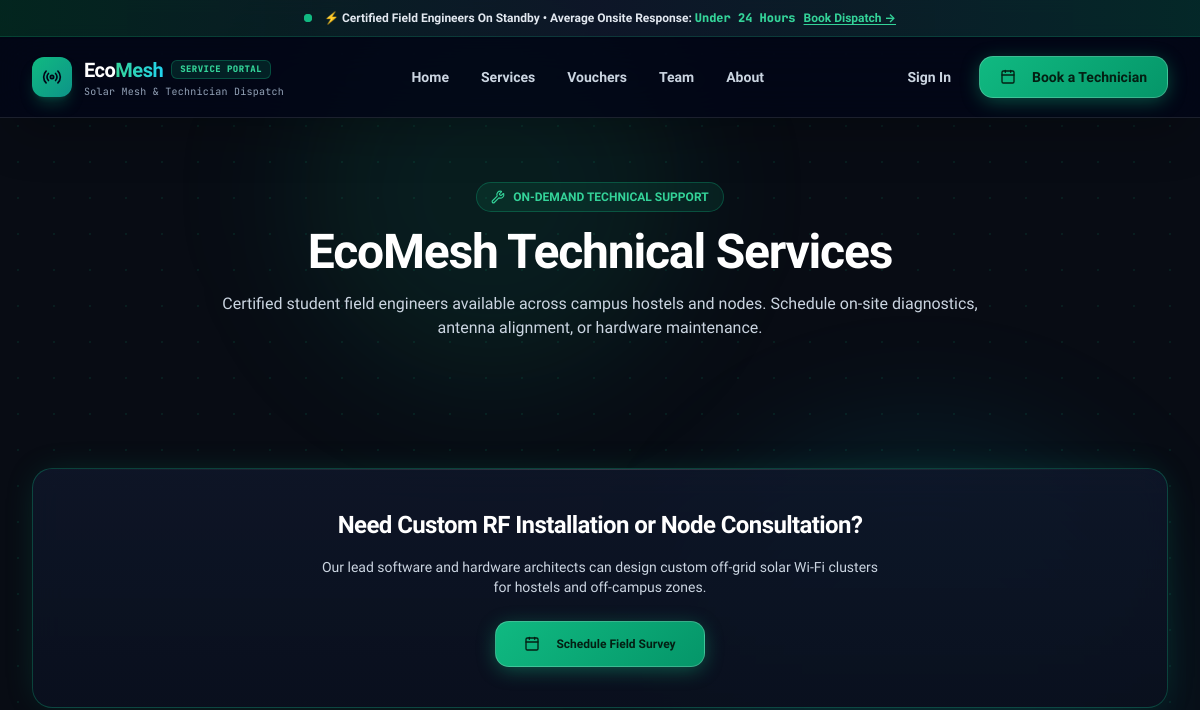
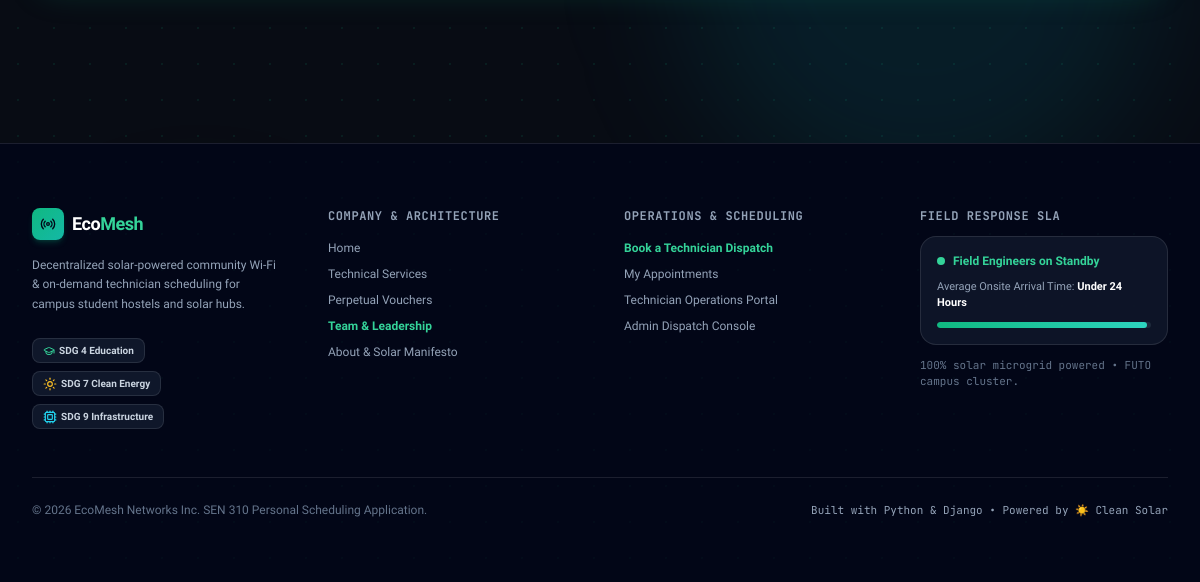
The page /services/ on the database as committed earlier (2 pictures, top to bottom).
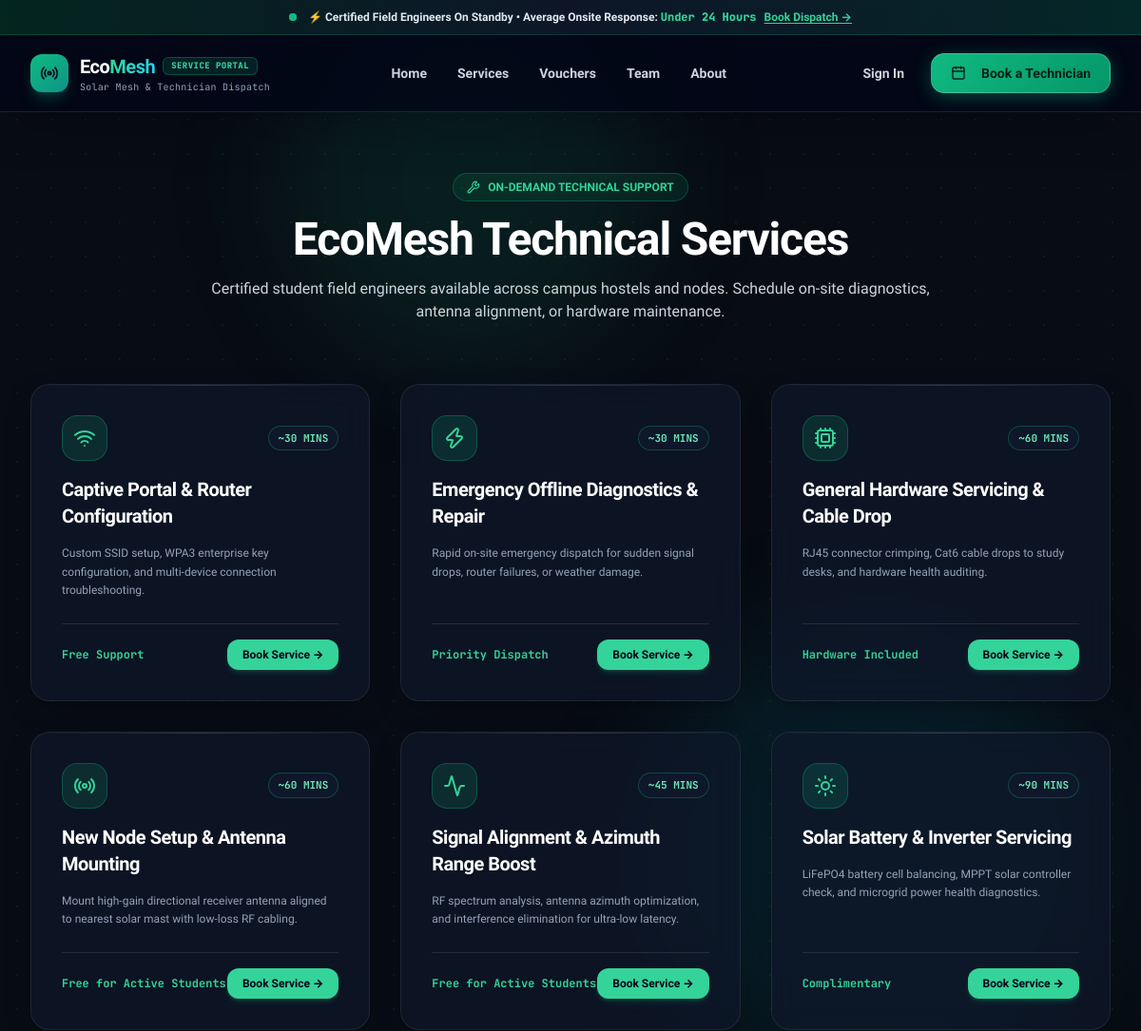
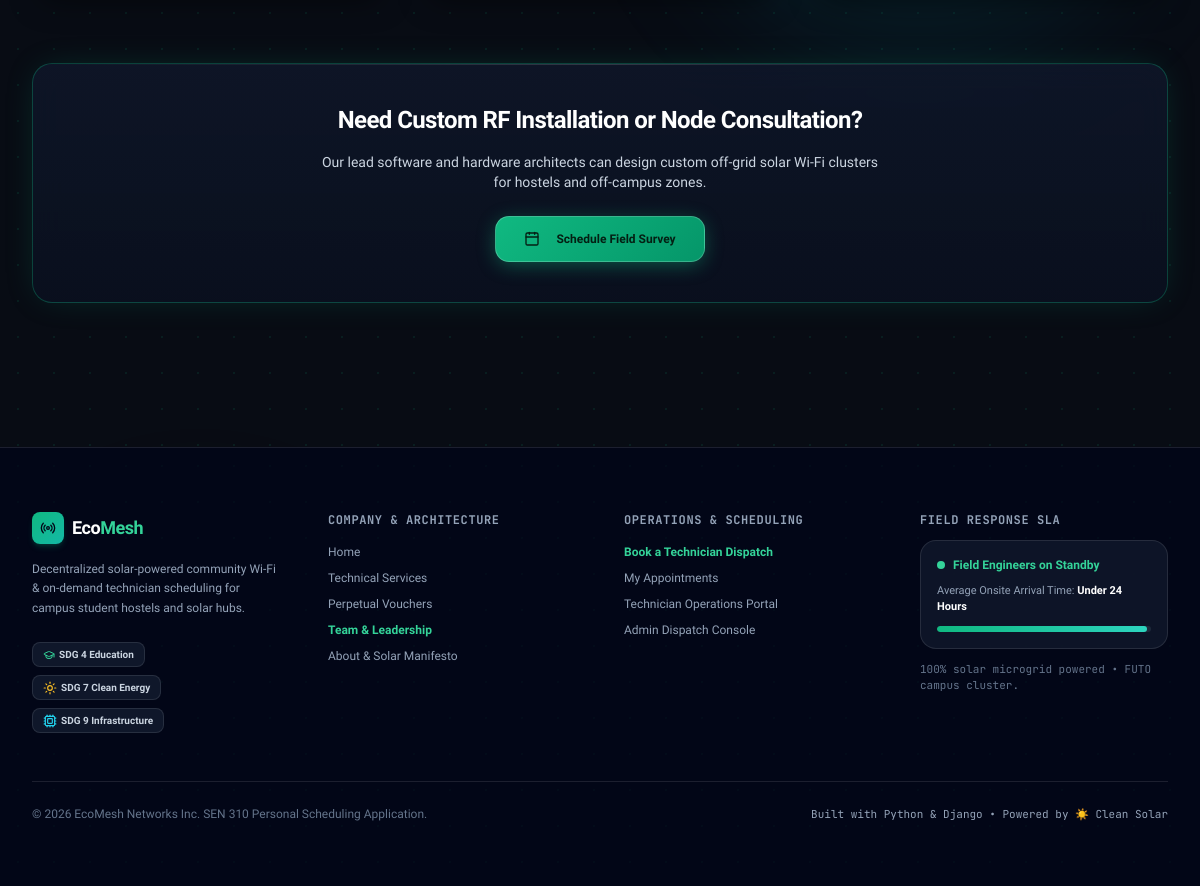
The same page on the database as committed later (2 pictures, top to bottom).
### core/models.py (models this page shows, shortened)
class ServiceType(models.Model):
    name = models.CharField(max_length=120, help_text="Service title (e.g. New Node Setup & Antenna Mounting)")
    code = models.CharField(max_length=30, unique=True, help_text="Unique slug code (e.g. INSTALL, REALIGN)")
    description = models.TextField(help_text="Detailed description of what this service covers")
    estimated_duration_minutes = models.PositiveIntegerField(default=60, help_text="Estimated time in minutes")
    price = models.CharField(max_length=50, default="Free for Campus Students", help_text="Cost or billing terms")
    icon_name = models.CharField(max_length=50, default="wrench", help_text="Lucide icon identifier (wrench, radio, sun, zap, activity, wifi)")
    badge_color = models.CharField(max_length=30, default="emerald", help_text="Tailwind accent color (emerald, teal, cyan, amber, purple)")
    is_active = models.BooleanField(default=True)
    class Meta:
        ordering = ['name']
        verbose_name = "Service Type"
        verbose_name_plural = "Service Types"

### core/views.py (the view)
# urls.py: path('services/', views.services_view, name='services'),
def services_view(request):
    services = ServiceType.objects.filter(is_active=True)
    return render(request, 'services.html', {'services': services})

### templates/services.html (shortened to what this page needs)
{% extends 'base.html' %}
{% block content %}
<div class="max-w-7xl mx-auto px-4 sm:px-6 lg:px-8 py-16 space-y-16">
  <div class="text-center max-w-3xl mx-auto space-y-4" data-aos="fade-up">
    <div class="inline-flex items-center space-x-2 px-3.5 py-1.5 rounded-full bg-emerald-500/10 border border-emerald-500/30 text-xs font-bold text-emerald-400">
      <i data-lucide="wrench" class="w-3.5 h-3.5 text-emerald-400"></i>
      <span>ON-DEMAND TECHNICAL SUPPORT</span>
    </div>
    <h1 class="text-3xl sm:text-5xl font-black text-white tracking-tight">EcoMesh Technical Services</h1>
    <p class="text-slate-300 text-sm sm:text-base leading-relaxed">
      Certified student field engineers available across campus hostels and nodes. Schedule on-site diagnostics, antenna alignment, or hardware maintenance.
    </p>
  </div>
  <div class="grid grid-cols-1 md:grid-cols-2 lg:grid-cols-3 gap-8">
    {% for service in services %}
      <div class="cyber-card cyber-card-hover p-8 flex flex-col justify-between space-y-6" data-aos="fade-up">
        <div class="space-y-4">
          <div class="flex items-center justify-between">
            <div class="w-12 h-12 rounded-2xl bg-emerald-500/15 border border-emerald-500/30 flex items-center justify-center text-emerald-400">
              <i data-lucide="{{ service.icon_name|default:'wrench' }}" class="w-6 h-6"></i>
            </div>
            <span class="px-2.5 py-1 text-[11px] font-bold font-mono rounded-full bg-slate-900 text-emerald-300 border border-emerald-500/30">
              ~{{ service.estimated_duration_minutes }} MINS
            </span>
          </div>
          <h3 class="text-xl font-extrabold text-white">{{ service.name }}</h3>
          <p class="text-xs text-slate-400 leading-relaxed">
            {{ service.description }}
          </p>
        </div>
        <div class="pt-4 border-t border-white/10 flex items-center justify-between">
          <span class="text-xs font-bold text-emerald-400 font-mono">{{ service.price }}</span>
          <a href="{% url 'book_service' %}?service={{ service.code }}" class="px-4 py-2 text-xs font-extrabold text-slate-950 bg-emerald-400 hover:bg-emerald-300 rounded-xl transition shadow-md shadow-emerald-500/20">
            Book Service &rarr;
          </a>
        </div>
      </div>
    {% endfor %}
  </div>
  <div class="cyber-card cyber-card-glow p-10 text-center space-y-4" data-aos="fade-up">
    <h2 class="text-2xl font-black text-white">Need Custom RF Installation or Node Consultation?</h2>
    <p class="text-xs sm:text-sm text-slate-300 max-w-xl mx-auto">
      Our lead software and hardware architects can design custom off-grid solar Wi-Fi clusters for hostels and off-campus zones.
    </p>
    <div class="pt-2">
      <a href="{% url 'book_service' %}" class="btn-primary-glow text-xs font-extrabold px-7 py-3.5 inline-flex items-center space-x-2">
        <i data-lucide="calendar" class="w-4 h-4"></i>
        <span>Schedule Field Survey</span>
      </a>
    </div>
  </div>
</div>
{% endblock %}

### templates/base.html (shortened to what this page needs)
{% load static %}
<!DOCTYPE html>
<html lang="en" class="scroll-smooth dark">
<head>
  <link rel="stylesheet" href="{% static 'css/style.css' %}">
  <link rel="stylesheet" href="https://cdnjs.cloudflare.com/ajax/libs/tailwindcss/2.2.19/tailwind.min.css" />
  <script src="https://cdn.tailwindcss.com"></script>
  <link rel="stylesheet" href="https://unpkg.com/aos@next/dist/aos.css" />
</head>
<body class="bg-[#080c14] text-slate-100 font-sans min-h-screen flex flex-col antialiased selection:bg-emerald-500 selection:text-slate-950 bg-tech-grid relative overflow-x-hidden">
  <div class="fixed top-0 left-1/4 w-96 h-96 bg-emerald-500/10 rounded-full blur-3xl pointer-events-none -z-10 animate-pulse"></div>
  <div class="fixed top-1/3 right-10 w-[30rem] h-[30rem] bg-cyan-500/10 rounded-full blur-3xl pointer-events-none -z-10"></div>
  <div class="bg-gradient-to-r from-emerald-950/80 via-slate-900/90 to-teal-950/80 backdrop-blur-md text-slate-200 text-xs py-2.5 px-4 text-center font-semibold flex items-center justify-center space-x-2 border-b border-emerald-500/20 shadow-sm z-50">
    <span class="flex h-2 w-2 relative mr-1">
      <span class="relative inline-flex rounded-full h-2 w-2 bg-emerald-500"></span>
    </span>
    <span>⚡ Certified Field Engineers On Standby • Average Onsite Response: <strong class="text-emerald-400 font-mono">Under 24 Hours</strong></span>
    <a href="{% url 'book_service' %}" class="text-emerald-400 hover:text-emerald-300 font-bold ml-2 underline underline-offset-2">Book Dispatch &rarr;</a>
  </div>
  <header class="sticky top-0 z-40 bg-slate-950/80 backdrop-blur-xl border-b border-white/10 shadow-2xl">
    <div class="max-w-7xl mx-auto px-4 sm:px-6 lg:px-8">
      <div class="flex items-center justify-between h-20">
        <a href="{% url 'home' %}" class="flex items-center space-x-3 group">
          <div class="w-10 h-10 rounded-xl bg-gradient-to-br from-emerald-500 to-teal-600 text-slate-950 flex items-center justify-center font-bold shadow-lg shadow-emerald-500/25 group-hover:scale-105 transition-transform duration-200">
            <i data-lucide="radio" class="w-5 h-5 text-slate-950"></i>
          </div>
          <div>
            <div class="flex items-center space-x-2">
              <span class="text-xl font-black tracking-tight text-white">Eco<span class="text-transparent bg-clip-text bg-gradient-to-r from-emerald-400 to-cyan-400">Mesh</span></span>
              <span class="px-2 py-0.5 text-[9px] font-extrabold font-mono tracking-wider bg-emerald-500/15 text-emerald-400 border border-emerald-500/30 rounded-md">SERVICE PORTAL</span>
            </div>
            <p class="text-[10px] text-slate-400 font-mono tracking-wide">Solar Mesh & Technician Dispatch</p>
          </div>
        </a>
        <nav class="hidden md:flex items-center space-x-1">
          <a href="{% url 'home' %}" class="px-3.5 py-2 text-sm font-semibold text-slate-300 hover:text-white hover:bg-white/5 rounded-xl transition duration-150">Home</a>
          <a href="{% url 'services' %}" class="px-3.5 py-2 text-sm font-semibold text-slate-300 hover:text-white hover:bg-white/5 rounded-xl transition duration-150">Services</a>
          <a href="{% url 'pricing' %}" class="px-3.5 py-2 text-sm font-semibold text-slate-300 hover:text-white hover:bg-white/5 rounded-xl transition duration-150">Vouchers</a>
          <a href="{% url 'team' %}" class="px-3.5 py-2 text-sm font-semibold text-slate-300 hover:text-white hover:bg-white/5 rounded-xl transition duration-150">Team</a>
          <a href="{% url 'about' %}" class="px-3.5 py-2 text-sm font-semibold text-slate-300 hover:text-white hover:bg-white/5 rounded-xl transition duration-150">About</a>
        </nav>
        <div class="hidden md:flex items-center space-x-3">
          {% if user.is_authenticated %}
            {% if user.is_staff or user.is_superuser or user.technician_profile %}
              <a href="{% url 'technician_portal' %}" class="flex items-center space-x-1.5 px-3 py-2 text-xs font-bold text-teal-300 bg-teal-500/10 hover:bg-teal-500/20 border border-teal-500/30 rounded-xl transition duration-150" title="Technician Portal">
                <i data-lucide="hard-hat" class="w-4 h-4 text-teal-400"></i>
                <span>Tech Portal</span>
              </a>
            {% endif %}
            {% if user.is_staff or user.is_superuser %}
              <a href="{% url 'admin_scheduling' %}" class="flex items-center space-x-1.5 px-3 py-2 text-xs font-bold text-emerald-300 bg-emerald-500/10 hover:bg-emerald-500/20 border border-emerald-500/30 rounded-xl transition duration-150" title="Admin Dispatch Console">
                <i data-lucide="shield-check" class="w-4 h-4 text-emerald-400"></i>
                <span>Admin Console</span>
              </a>
            {% endif %}
            <a href="{% url 'dashboard' %}" class="flex items-center space-x-2 px-3.5 py-2 text-sm font-semibold text-slate-200 hover:text-white bg-slate-800/80 hover:bg-slate-700/80 rounded-xl border border-white/10 transition duration-150">
              <i data-lucide="layout-dashboard" class="w-4 h-4 text-emerald-400"></i>
              <span>Dashboard</span>
            </a>
            <a href="{% url 'book_service' %}" class="btn-primary-glow text-xs font-extrabold px-4 py-2 flex items-center space-x-1.5">
              <i data-lucide="calendar-plus" class="w-3.5 h-3.5"></i>
              <span>Book Technician</span>
            </a>
            <a href="{% url 'profile' %}" class="w-9 h-9 rounded-xl bg-gradient-to-br from-slate-800 to-slate-900 text-emerald-400 border border-emerald-500/30 flex items-center justify-center font-bold text-xs hover:border-emerald-400 transition" title="My Account Profile">
              {{ user.username|slice:":1"|upper }}
            </a>
            <a href="{% url 'logout' %}" class="flex items-center space-x-1.5 px-3 py-2 text-xs font-bold text-slate-400 hover:text-rose-400 bg-slate-900/60 hover:bg-rose-500/10 border border-white/5 hover:border-rose-500/30 rounded-xl transition duration-150" title="Sign out of EcoMesh">
              <i data-lucide="log-out" class="w-4 h-4"></i>
              <span>Log Out</span>
            </a>
          {% else %}
            <a href="{% url 'login' %}" class="px-4 py-2 text-sm font-semibold text-slate-300 hover:text-white transition duration-150">Sign In</a>
            <a href="{% url 'book_service' %}" class="btn-primary-glow text-sm font-extrabold px-5 py-2.5 flex items-center space-x-2">
              <i data-lucide="calendar" class="w-4 h-4"></i>
              <span>Book a Technician</span>
            </a>
          {% endif %}
        </div>
      </div>
    </div>
  </header>
  <main class="flex-grow">
    {% block content %}
    {% endblock %}
  </main>
  <footer class="bg-slate-950 border-t border-white/10 mt-20 relative overflow-hidden">
    <div class="absolute inset-0 bg-tech-grid opacity-30 pointer-events-none"></div>
    <div class="max-w-7xl mx-auto px-4 sm:px-6 lg:px-8 py-16 relative">
      <div class="grid grid-cols-1 md:grid-cols-4 gap-12">
        <div class="md:col-span-1 space-y-4">
          <div class="flex items-center space-x-2">
            <div class="w-8 h-8 rounded-lg bg-gradient-to-br from-emerald-500 to-teal-500 flex items-center justify-center text-slate-950 font-bold shadow-md shadow-emerald-500/20">
              <i data-lucide="radio" class="w-4 h-4 text-slate-950"></i>
            </div>
            <span class="text-lg font-black text-white tracking-tight">Eco<span class="text-emerald-400">Mesh</span></span>
          </div>
          <p class="text-xs leading-relaxed text-slate-400">
            Decentralized solar-powered community Wi-Fi & on-demand technician scheduling for campus student hostels and solar hubs.
          </p>
          <div class="flex flex-wrap items-center gap-2 pt-2">
            <span class="px-2.5 py-1 rounded-lg bg-slate-900 border border-white/10 text-[10px] font-bold text-slate-300 flex items-center space-x-1">
              <i data-lucide="graduation-cap" class="w-3 h-3 text-emerald-400"></i>
              <span>SDG 4 Education</span>
            </span>
            <span class="px-2.5 py-1 rounded-lg bg-slate-900 border border-white/10 text-[10px] font-bold text-slate-300 flex items-center space-x-1">
              <i data-lucide="sun" class="w-3.5 h-3.5 text-amber-400"></i>
              <span>SDG 7 Clean Energy</span>
            </span>
            <span class="px-2.5 py-1 rounded-lg bg-slate-900 border border-white/10 text-[10px] font-bold text-slate-300 flex items-center space-x-1">
              <i data-lucide="cpu" class="w-3.5 h-3.5 text-cyan-400"></i>
              <span>SDG 9 Infrastructure</span>
            </span>
          </div>
        </div>
        <div>
          <h4 class="text-xs font-bold uppercase tracking-wider text-slate-400 mb-4 font-mono">Company & Architecture</h4>
          <ul class="space-y-2.5 text-xs text-slate-400">
            <li><a href="{% url 'home' %}" class="hover:text-emerald-400 transition">Home</a></li>
            <li><a href="{% url 'services' %}" class="hover:text-emerald-400 transition">Technical Services</a></li>
            <li><a href="{% url 'pricing' %}" class="hover:text-emerald-400 transition">Perpetual Vouchers</a></li>
            <li><a href="{% url 'team' %}" class="text-emerald-400 font-bold hover:underline transition">Team & Leadership</a></li>
            <li><a href="{% url 'about' %}" class="hover:text-emerald-400 transition">About & Solar Manifesto</a></li>
          </ul>
        </div>
        <div>
          <h4 class="text-xs font-bold uppercase tracking-wider text-slate-400 mb-4 font-mono">Operations & Scheduling</h4>
          <ul class="space-y-2.5 text-xs text-slate-400">
            <li><a href="{% url 'book_service' %}" class="text-emerald-400 font-bold hover:underline transition">Book a Technician Dispatch</a></li>
            <li><a href="{% url 'my_appointments' %}" class="hover:text-emerald-400 transition">My Appointments</a></li>
            <li><a href="{% url 'technician_portal' %}" class="hover:text-emerald-400 transition">Technician Operations Portal</a></li>
            <li><a href="{% url 'admin_scheduling' %}" class="hover:text-emerald-400 transition">Admin Dispatch Console</a></li>
          </ul>
        </div>
        <div class="space-y-3">
          <h4 class="text-xs font-bold uppercase tracking-wider text-slate-400 font-mono">Field Response SLA</h4>
          <div class="p-4 rounded-2xl bg-slate-900/90 border border-white/10 space-y-2.5">
            <div class="flex items-center space-x-2 text-xs font-bold text-emerald-400">
              <span class="w-2 h-2 rounded-full bg-emerald-400 animate-ping"></span>
              <span>Field Engineers on Standby</span>
            </div>
            <p class="text-[11px] text-slate-400">Average Onsite Arrival Time: <strong class="text-white font-semibold">Under 24 Hours</strong></p>
            <div class="w-full bg-slate-800 h-1.5 rounded-full overflow-hidden">
              <div class="bg-gradient-to-r from-emerald-500 to-teal-400 h-full rounded-full" style="width: 98%"></div>
            </div>
          </div>
          <p class="text-[11px] text-slate-500 font-mono">100% solar microgrid powered • FUTO campus cluster.</p>
        </div>
      </div>
      <div class="border-t border-white/10 mt-12 pt-6 flex flex-col sm:flex-row items-center justify-between text-xs text-slate-500">
        <p>&copy; 2026 EcoMesh Networks Inc. SEN 310 Personal Scheduling Application.</p>
        <p class="mt-2 sm:mt-0 font-mono text-[11px] text-slate-400">Built with Python & Django • Powered by ☀️ Clean Solar</p>
      </div>
    </div>
  </footer>
</body>
</html>

Rows that differ between the two databases and show on the page:
added ServiceType: estimated_duration_minutes "30", name "Captive Portal & Router Configuration", description "Custom SSID setup, WPA3 enterprise key configuration, and multi-device connection troubleshooting.", price "Free Support"
added ServiceType: estimated_duration_minutes "30", name "Emergency Offline Diagnostics & Repair", description "Rapid on-site emergency dispatch for sudden signal drops, router failures, or weather damage.", price "Priority Dispatch"
added ServiceType: estimated_duration_minutes "60", name "General Hardware Servicing & Cable Drop", description "RJ45 connector crimping, Cat6 cable drops to study desks, and hardware health auditing.", price "Hardware Included"
added ServiceType: estimated_duration_minutes "60", name "New Node Setup & Antenna Mounting", description "Mount high-gain directional receiver antenna aligned to nearest solar mast with low-loss RF cabling.", price "Free for Active Students"
added ServiceType: estimated_duration_minutes "45", name "Signal Alignment & Azimuth Range Boost", description "RF spectrum analysis, antenna azimuth optimization, and interference elimination for ultra-low latency.", price "Free for Active Students"
added ServiceType: estimated_duration_minutes "90", name "Solar Battery & Inverter Servicing", description "LiFePO4 battery cell balancing, MPPT solar controller check, and microgrid power health diagnostics.", price "Complimentary"
